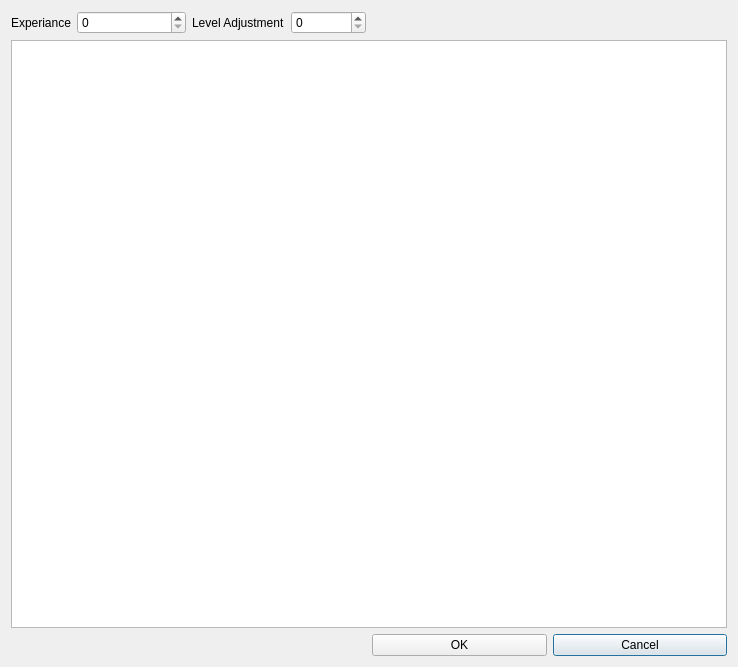
<?xml version="1.0" encoding="UTF-8"?>
<ui version="4.0">
 <class>EditLevel</class>
 <widget class="QDialog" name="EditLevel">
  <property name="geometry">
   <rect>
    <x>0</x>
    <y>0</y>
    <width>738</width>
    <height>667</height>
   </rect>
  </property>
  <property name="windowTitle">
   <string>Dialog</string>
  </property>
  <layout class="QGridLayout" name="gridLayout">
   <item row="0" column="0">
    <layout class="QFormLayout" name="formLayout">
     <item row="0" column="0">
      <widget class="QLabel" name="label">
       <property name="text">
        <string>Experiance</string>
       </property>
      </widget>
     </item>
     <item row="0" column="1">
      <widget class="QSpinBox" name="spinBox"/>
     </item>
    </layout>
   </item>
   <item row="0" column="1">
    <layout class="QFormLayout" name="formLayout_2">
     <item row="0" column="0">
      <widget class="QLabel" name="label_2">
       <property name="text">
        <string>Level Adjustment</string>
       </property>
      </widget>
     </item>
     <item row="0" column="1">
      <widget class="QSpinBox" name="spinBox_2"/>
     </item>
    </layout>
   </item>
   <item row="2" column="3">
    <widget class="QPushButton" name="pushButton_2">
     <property name="text">
      <string>Cancel</string>
     </property>
    </widget>
   </item>
   <item row="2" column="2">
    <widget class="QPushButton" name="pushButton">
     <property name="text">
      <string>OK</string>
     </property>
    </widget>
   </item>
   <item row="1" column="0" colspan="4">
    <widget class="QTableView" name="tableView"/>
   </item>
  </layout>
 </widget>
 <resources/>
 <connections/>
</ui>
